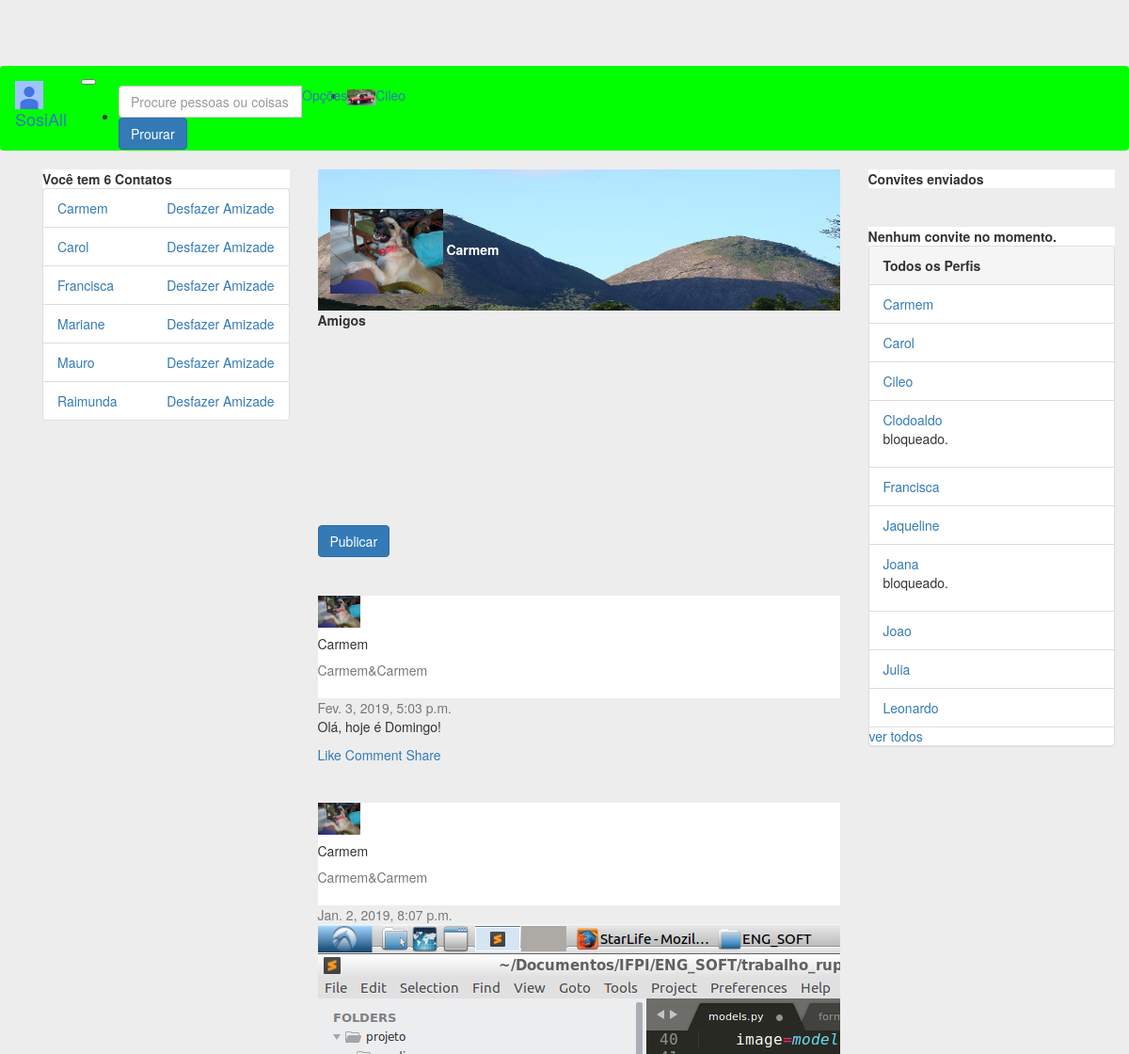
/perfil/3 (signed in, upper part), run on an earlier commit of the app's database.
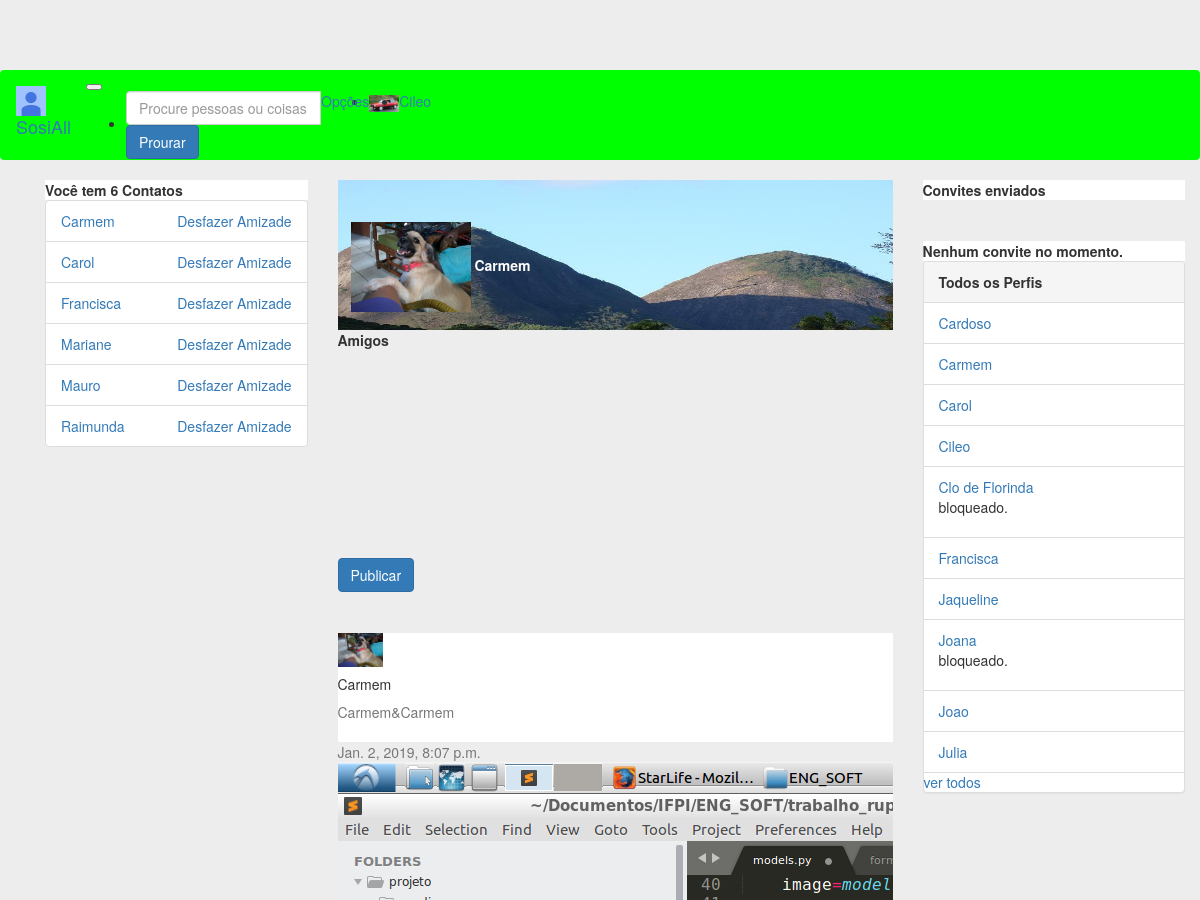
And on a later commit of the database.
### perfis/models.py (models this page shows, shortened)
class Perfil(models.Model):
    owner = models.OneToOneField('auth.User', related_name='owner', on_delete=models.CASCADE, blank=True, null=True)
    nome = models.CharField(max_length=255, null=False)
    telefone = models.CharField(max_length=15, null=False)
    nome_empresa = models.CharField(max_length=255, null=False)
    contatos = models.ManyToManyField('Perfil')
    usuario = models.OneToOneField(User, related_name='perfil', on_delete=models.CASCADE)
    criado_em = models.DateTimeField(auto_now_add=True)
    atualizado_em = models.DateTimeField(auto_now=True)
    convidavel = models.BooleanField(blank=True, null=True)
    ativa = models.BooleanField(default=True)
    justificativa = models.TextField(null=True)
    bloqueado = models.BooleanField(default=False)
    error_mensage = models.CharField(max_length=512, null=True)
    foto = models.ImageField(blank=True, null=True, upload_to='media/')
    capa = models.ImageField(blank=True, null=True, upload_to='media/')
    class Meta:
        ordering = ('nome',)
    def pode_convidar(self, perfil):
        nao_pode = self.convite_a_si_mesmo(perfil) or self.ja_eh_contato(perfil) or self.ja_possui_convite(perfil)
        return not nao_pode
    def convite_a_si_mesmo(self, perfil):
        return self == perfil
    def ja_eh_contato(self, perfil):
        return self.contatos.filter(id=perfil.id).exists()
    def __str__(self):
        return self.nome

### posts/models.py (models this page shows)
class Post(models.Model):
    user = models.ForeignKey(Perfil, related_name='postagens', on_delete=models.DO_NOTHING)
    postagem = models.CharField(max_length=255)
    created_at = models.DateTimeField(auto_now_add=True)
    init = models.BooleanField(default=False)
    def __str__(self):
        return self.postagem
    class Meta:
        ordering = ('-created_at',)

class Image(models.Model):
    post = models.ForeignKey(Post, related_name='imagens', on_delete=models.CASCADE)
    foto = models.ImageField(blank=True, null=True, upload_to='media/')

### perfis/views.py (the view)
# urls.py: path('perfil/<int:perfil_id>', views.exibir_perfil, name='exibir'),
@login_required
def exibir_perfil(request, perfil_id):
    perfil = Perfil.objects.get(id=perfil_id)
    messages = Feedback.objects.filter(perfil=get_perfil_logado(request))
    feedbacks = []
    for msg in messages:
        feedbacks.append(msg.message)
        msg.delete()
    posts = perfil.postagens.all()
    ITEMS_PER_PAGE = 5
    paginator = Paginator(posts, ITEMS_PER_PAGE)
    page = request.GET.get('page',1)
    try:
        posts_page = paginator.get_page(page)
    except InvalidPage:
        posts_page = paginator.get_page(1)
    form = PostModelForm()
    if perfil.bloqueado:
        perfil.error_mensage = 'Conta bloqueada pelos administradores!'
        return render(request, 'perfis/perfil.html',{'perfil_logado': get_perfil_logado(request), 'perfil':perfil})
    if perfil.ativa:
        perfil_logado = get_perfil_logado(request)
        perfil_logado.convidavel = perfil_logado.pode_convidar(perfil)
        if perfil_logado.usuario.is_superuser:
            return render(request, 'perfis/perfil.html',{'perfis': Perfil.objects.all()[:10],
                'perfil': perfil,'perfil_logado': perfil_logado, 'form':form, 'posts':posts_page, 'messages':feedbacks})
        return render(request, 'perfis/perfil.html',{'perfil': perfil,
            'perfil_logado': perfil_logado, 'form':form, 'posts':posts_page, 'messages':feedbacks})
    else:
        perfil.error_mensage = 'Conta temporariamente desativada!'
        return render(request, 'perfis/perfil.html',{'perfil_logado': get_perfil_logado(request),'perfil':perfil})

### posts/forms.py
class PostModelForm(forms.ModelForm):
    class Meta:
        model = Post
        fields = ['postagem']
        widgets = {
            'postagem': forms.Textarea(attrs={'class': 'form-control', 'maxlength': 255, 'rows': '4', 'cols': '20'}),
        }

### perfis/views.py (called while the page is built)
def get_perfil_logado(request):
    return request.user.perfil

### perfis/templates/perfis/perfil.html (shortened to what the changed rows need)
{% extends 'perfis/base_b.html' %}
{% block body %}
{% load static %}
{% if perfil.bloqueado %}
        <div class="alert alert-danger" role="alert">
            <h3>Atenção!</h3>
            <p>{{perfil.error_mensage}}</p>
        </div>
    {% if perfil_logado.usuario.is_superuser %}
        <a href="{% url 'desbloquear' perfil.id %}">Desbloquear</a>
    {% endif %}
{% elif perfil.ativa %}
    <div class="card gedf-card">
        <div class="card-header">
            <div style="position: relative; top: 0em; left: 0em">
                <img  width="100%" height="150em" src="/media/dois-montes.jpg" alt="">
            </div>
            <div style="position:absolute; top:3em; left:2em">
                <img  image-profile class="rounded-circle" src="{{perfil.foto}}" width="120">
                <strong id="white-name">{{perfil.nome}}</strong>
            </div>
        </div>
        <div class="card-footer">
    {% if perfil in perfil_logado.contatos.all %}
        <strong>Amigos</strong>
    {% endif %}
        </div>
    </div>
    <div class="card gedf-card">
        <form action="{% url 'add' perfil_logado.id %}" method="POST" enctype="multipart/form-data">
            <div class="card-body">
                <div class="tab-content" id="myTabContent">
                </div>
                <div class="btn-toolbar justify-content-between">
                    <div class="btn-group">
                        <button type="submit" class="btn btn-primary">Publicar</button>
                    </div>
                    <div class="btn-group">
                        <button id="btnGroupDrop1" type="button" class="btn btn-link dropdown-toggle" data-toggle="dropdown" aria-haspopup="true"
                            aria-expanded="false">
                        </button>
                    </div>
                </div>
            </div>
        </form>
    </div>
    <hr>
        {% for post in posts %}
    <div class="card gedf-card">
        <div class="card-header">
            <div class="d-flex justify-content-between align-items-center">
                <div class="d-flex justify-content-between align-items-center">
                    <div class="mr-2">
                        <img class="rounded-circle" width="45" src="{{post.user.foto}}" alt="">
                    </div>
                    <div class="ml-2">
                        <div class="h5 m-0">{{perfil.nome}}</div>
                        <div class="h7 text-muted">{{perfil.nome_empresa}}</div>
                    </div>
                </div>
                <div>
                    <div class="dropdown">
                        <button class="btn btn-link dropdown-toggle" type="button" id="gedf-drop1" data-toggle="dropdown" aria-haspopup="true" aria-expanded="false">
                        </button>
                    </div>
                </div>
            </div>
        </div>
        <div class="card-body">
            <div class="text-muted h7 mb-2"> {{post.created_at}}</div>
                        <div class="card mb-3">
                            <div id="carouselExampleSlidesOnly" class="carousel slide" data-ride="carousel">
                              <div class="carousel-inner">
                                {% for foto in  post.imagens.all%}
                                {% if foto == post.imagens.all.0 %}
                                <div class="carousel-item active">
                                  <img class="d-block w-100" src="{{foto.foto}}" alt="">
                                </div>
                                {% else %}
                                <div class="carousel-item">
                                  <img class="d-block w-100" src="{{foto.foto}}" alt="">
                                </div>
                                {% endif %}
                                {% endfor %}
                              </div>
                        </div>
                    </div>
            <p class="card-text">
                {{post}}
            </p>
        </div>
        <div class="card-footer">
            <a href="#" class="card-link"> Like</a>
            <a href="#" class="card-link"> Comment</a>
            <a href="#" class="card-link"> Share</a>
        </div>
    </div>
    <hr>
    {% endfor %}
{% else %}
         <div class="alert alert-danger" role="alert">
                <h3>Atenção!</h3>
                <p>{{perfil.error_mensage}}</p>
        </div>
{% endif %}
{% endblock %}

### perfis/templates/perfis/base_b.html (shortened to what the changed rows need)
<!DOCTYPE html>
{% load static %}
<html>
<head>
	<link rel="stylesheet" href="{% static 'bootstrap/css/bootstrap.min.css' %}">
    <link rel="stylesheet" href="{% static 'fontawesome/css/fontawesome-all.min.css' %}">
    <link rel="stylesheet" href="{% static 'styles/basic.css' %}">
</head>
<body>
	<nav class="navbar navbar-expand-lg navbar-light fixed-top" id="nav-main">
		<div class="container-fluid">
		 	<div class="collapse navbar-collapse" id="navbarNavDropdown">
			    <ul class="navbar-nav ml-auto">
				     <li class="nav-item">
			        	<a class="nav-link" href="#"><img class="rounded-circle" src="{{perfil_logado.foto}}" width="30" alt=""></a>
			     	</li>
				     <li class="nav-item">
			        	<a class="nav-link" href="{% url 'exibir' perfil_logado.id %}">{{perfil_logado.nome}}</a>
			     	</li>
			    </ul>
		  	</div>
		</div>
	</nav>
	<div class="container">
    	<div class="container">
    		<div class="row">
    			<div class="col-md-3" id="nav">
    			{% if perfil_logado.bloqueado == False %}
    				<div class="card">
			            {% with total=perfil_logado.contatos.count %}
			                {% if total %}
			                    <ul class="list-group">
			                        {% for perfil in perfil_logado.contatos.all %}
			                            <li class="list-group-item">
			                                <a href="{% url 'exibir' perfil.id %}">
			                                    {{ perfil }}
			                                </a>
			                                <a class="pull-right" href="{% url 'desfazer' perfil.id %}" onclick="return confirm('Deseja mesmo  desfazer amizade com {{perfil.nome}}?')">
			                                    Desfazer Amizade
			                                </a>
			                            </li>
			                        {% endfor %}
			                    </ul>
			                {% else %}
			                    <div class="pcard-header">
			                        <strong>Você não tem contatos</strong>
			                    </div>
			                {% endif %}
			            {% endwith %}
			        </div>
    			{% endif %}
    			</div>
    			<div class="col-md-6">
    				{% block body %}
        			{% endblock %}
    			</div>
    			<div class="col-md-3" id="aside">
			        {% if perfil_logado.usuario.is_superuser %}
			        <div class="panel panel-default">
			            {% if perfis %}
			                <ul class="list-group">
			                {% for perfil in perfis %}
			                    <li class="list-group-item">
			                        <a href="{% url 'exibir' perfil.id %}">{{ perfil.nome }}</a>
			                        {% if perfil.bloqueado%}
			                            <p>bloqueado.</p>
			                        {% endif %}
			                    </li>
			                {% endfor %}
			            {% else %}
			                <p>Não há Perfis Cadastrados!</p>
			            {% endif %}
			            </ul>
			        </div>
    				{% endif %}
    			</div>
    		</div>
    	</div>
	</div>
</body>
</html>

What changed in the data, as far as the page shows it:
removed Post: {{ perfil.nome }} "Carmem", {{ perfil.nome_empresa }} "Carmem&Carmem", created_at "Fev. 3, 2019, 5:03 p.m.", postagem "Olá, hoje é Domingo!"
no longer on this page (row unchanged): Perfil: nome "Leonardo"
added Perfil: nome "Cardoso"
changed Perfil: nome "Clodoaldo" → "Clo de Florinda"
